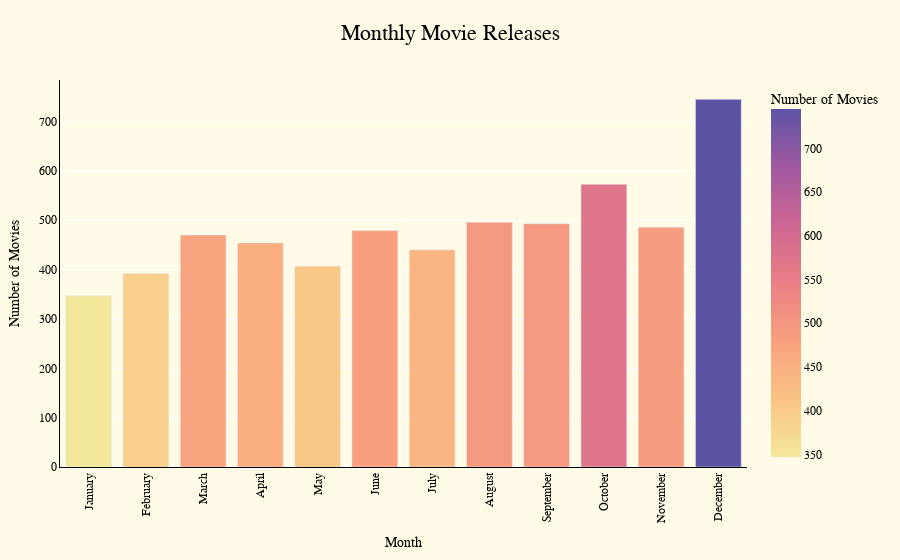

The notebook cell this image was saved under:
### Markdown cell above
### Monthly movie releases at the Movie Theater

### Code cell
# Prepare data
monthly_releases = (
    budget_df.groupby('release_month')
    .size()
    .reset_index(name='movie_count')
    .sort_values('release_month')
)
monthly_releases['month_name'] = monthly_releases['release_month'].apply(lambda x: calendar.month_name[x])
monthly_releases = monthly_releases[['release_month', 'month_name', 'movie_count']]

# Print distribution
print("Movie Releases per Month:\n")
print(monthly_releases.to_string(index=False))

# Plotly bar chart
fig = px.bar(
    monthly_releases,
    x='month_name',
    y='movie_count',
    color='movie_count',
    color_continuous_scale='Sunset',
    title='Monthly Movie Releases',
    labels={'month_name': 'Month', 'movie_count': 'Number of Movies'}
)

fig.update_layout(
    plot_bgcolor='#fffbe6',
    paper_bgcolor='#fffbe6',
    font=dict(family='Comic Sans MS', color='black'),
    title=dict(x=0.5, font=dict(size=22)),
    xaxis=dict(title='Month', tickangle = -90, showline = True, linecolor = 'black'),
    yaxis=dict(title='Number of Movies', showline=True, linecolor = 'black'),
    margin=dict(l=60, r=40, t=80, b=60),
    hovermode='x unified'
)

fig.show()

### Figure 1 — Plotly figure (JSON) as saved in the notebook; plotly's stock layout.template omitted (floating-point values rounded to 4 significant figures)
{"data": [{"alignmentgroup": "True", "hovertemplate": "Month=%{x}<br>Number of Movies=%{marker.color}<extra></extra>", "legendgroup": "", "marker": {"color": [347, 392, 470, 454, 407, 479, 440, 496, 493, 573, 486, 745], "coloraxis": "coloraxis", "pattern": {"shape": ""}}, "name": "", "offsetgroup": "", "orientation": "v", "showlegend": false, "textposition": "auto", "type": "bar", "x": ["January", "February", "March", "April", "May", "June", "July", "August", "September", "October", "November", "December"], "xaxis": "x", "y": [347, 392, 470, 454, 407, 479, 440, 496, 493, 573, 486, 745], "yaxis": "y"}], "layout": {"barmode": "relative", "coloraxis": {"colorbar": {"title": {"text": "Number of Movies"}}, "colorscale": [[0, "rgb(243, 231, 155)"], [0.1667, "rgb(250, 196, 132)"], [0.3333, "rgb(248, 160, 126)"], [0.5, "rgb(235, 127, 134)"], [0.6667, "rgb(206, 102, 147)"], [0.8333, "rgb(160, 89, 160)"], [1, "rgb(92, 83, 165)"]]}, "font": {"color": "black", "family": "Comic Sans MS"}, "hovermode": "x unified", "legend": {"tracegroupgap": 0}, "margin": {"b": 60, "l": 60, "r": 40, "t": 80}, "paper_bgcolor": "#fffbe6", "plot_bgcolor": "#fffbe6", "title": {"font": {"size": 22}, "text": "Monthly Movie Releases", "x": 0.5}, "xaxis": {"anchor": "y", "domain": [0, 1], "linecolor": "black", "showline": true, "tickangle": -90, "title": {"text": "Month"}}, "yaxis": {"anchor": "x", "domain": [0, 1], "linecolor": "black", "showline": true, "title": {"text": "Number of Movies"}}}}
